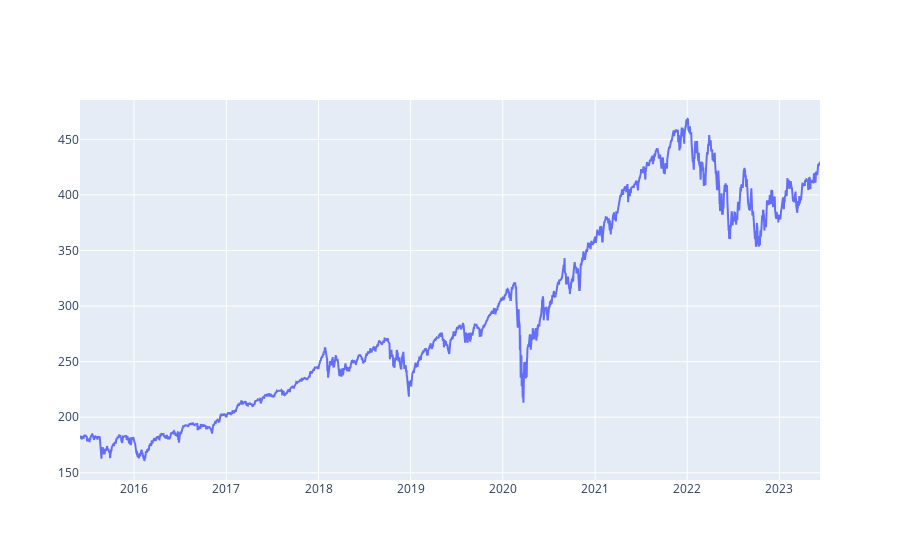

Here is the notebook cell this chart was saved with:
### Code cell
%load_ext autoreload
%autoreload 2

from src.portfolio import Portfolio
from datetime import datetime
import plotly.graph_objects as go

portfolio = Portfolio("ZEN")
portfolio.buy(datetime(2015, 6, 1), 'SPY', 1)
# print(portfolio.charts[ticker].get_price(datetime(2023, 6, 1)))
stats = portfolio.stats()

fig = go.Figure(go.Scatter(x=stats.chart.index, y=stats.chart.values))
fig.show()

### Figure 1 — Plotly figure (JSON) as saved in the notebook; plotly's stock layout.template omitted (floating-point values rounded to 4 significant figures; data arrays with more than 128 entries replaced by an {"elided": "..."} marker saying what was removed)
{"data": [{"type": "scatter", "x": {"elided": "2933 str values"}, "y": {"elided": "2933 float values"}}], "layout": {}}
